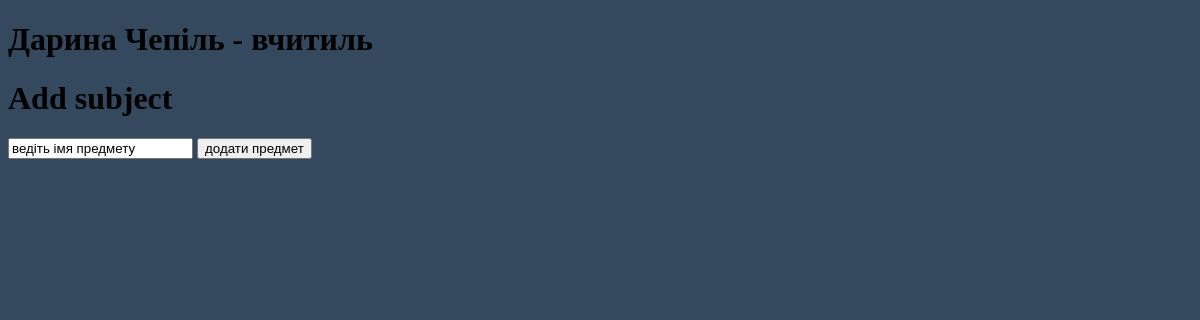
The page /greate_subgect/2 on the database as committed earlier.
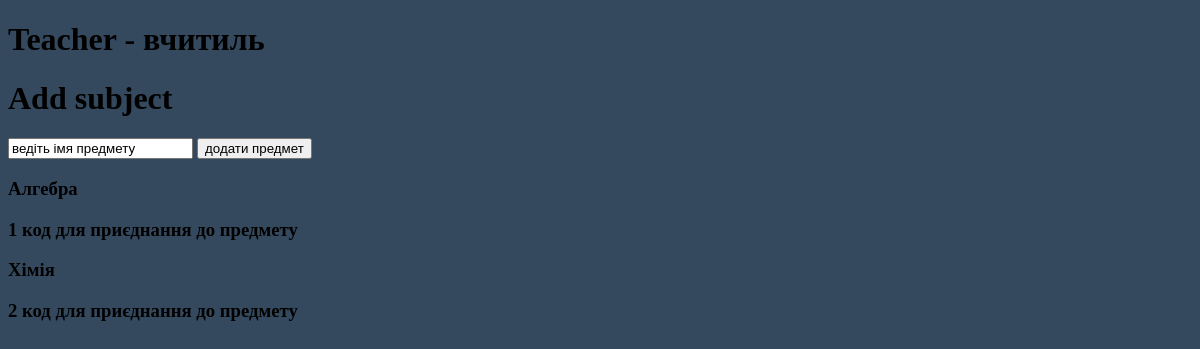
The same page on the database as committed later.
### app.py (models this page shows, shortened)
class Account(db.Model):
    id = db.Column(db.Integer, primary_key=True)
    full_name = db.Column(db.String(100), nullable=False)
    email = db.Column(db.String(30), nullable=False, unique=True)
    role = db.Column(db.String(30), nullable=False)
    password = db.Column(db.String(100), nullable=False)

class Subject(db.Model):
    id = db.Column(db.Integer, primary_key=True)
    subject_name = db.Column(db.String(100), nullable=False)
    teacher_id = db.Column(db.Integer)

### app.py (the view, shortened to what this page needs)
@app.route("/greate_subgect/<int:id>", methods=['POST', 'GET'])
def greate_subgect(id):
    account = Account.query.get(id)
    print(account.role)
    if account.role == "вчитиль":
        try:
            subjects = Subject.query.filter_by(teacher_id=id).order_by(Subject.subject_name).all()
            return render_template("greate_subgect.html", account=account, subjects=subjects)
        except:
            return render_template("greate_subgect.html", account=account)
    return render_template("greate_subgect.html", account=account) # Додайте цей рядок

### templates/greate_subgect.html (shortened to what this page needs)
{% extends 'base.html' %}
{% block body %}
    <h1>{{ account.full_name }} - {{account.role}}</h1>
<form method="post">
    <h1>Add subject</h1>
    <input type="text" name="subject_name" value="ведіть імя предмету">
    <input type="submit" value="додати предмет">
</form>
{% if subjects %}
{% for subject in subjects %}
<h3>{{subject.subject_name}}</h3>
<h3>{{subject.id}} код для приєднання до предмету</h3>
{% endfor %}
{% elif sss %}
{% for ss in sss %}
<h3>{{ss.subject_name}}</h3>
{% endfor %}
{% endif %}
{% endblock %}

### templates/base.html (shortened to what this page needs)
<!doctype html>
<html lang="en">
<head>
    <link rel="stylesheet" href="/static/css/style.css">
</head>
<body>
{% block body %}{% endblock %}
</body>
</html>

### static/css/style.css (style rules this page uses)
body { background-color:#34495e; }

Rows that differ between the two databases and show on the page:
changed Account "вчитиль": full_name "Дарина Чепіль" → "Teacher"
added Subject: subject_name "Алгебра", id "1"
added Subject: subject_name "Хімія", id "2"
